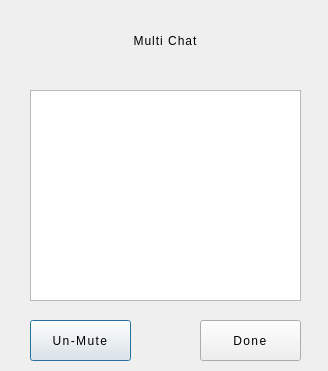
<?xml version="1.0" encoding="UTF-8"?>
<ui version="4.0">
 <class>MuteList</class>
 <widget class="QDialog" name="MuteList">
  <property name="geometry">
   <rect>
    <x>0</x>
    <y>0</y>
    <width>328</width>
    <height>371</height>
   </rect>
  </property>
  <property name="windowTitle">
   <string>Multi Chat</string>
  </property>
  <property name="styleSheet">
   <string notr="true">QDialog {
background-color: '#0d3d4c';
}</string>
  </property>
  <widget class="QLabel" name="lineLabel">
   <property name="geometry">
    <rect>
     <x>65</x>
     <y>70</y>
     <width>201</width>
     <height>4</height>
    </rect>
   </property>
   <property name="styleSheet">
    <string notr="true">QLabel {
	background-color: '#101014';
	border-radius: 2px;
}</string>
   </property>
   <property name="text">
    <string/>
   </property>
  </widget>
  <widget class="QLabel" name="titleLabel">
   <property name="geometry">
    <rect>
     <x>55</x>
     <y>20</y>
     <width>221</width>
     <height>41</height>
    </rect>
   </property>
   <property name="styleSheet">
    <string notr="true">QLabel {
	font: 700 30pt &quot;Yu Gothic UI&quot;;
	letter-spacing: 1px;
	color: '#e3e3e3';
}</string>
   </property>
   <property name="text">
    <string>Multi Chat</string>
   </property>
   <property name="alignment">
    <set>Qt::AlignCenter</set>
   </property>
  </widget>
  <widget class="QTableView" name="mutedTable">
   <property name="geometry">
    <rect>
     <x>30</x>
     <y>90</y>
     <width>271</width>
     <height>211</height>
    </rect>
   </property>
   <property name="focusPolicy">
    <enum>Qt::ClickFocus</enum>
   </property>
   <property name="styleSheet">
    <string notr="true">QTableView {
background-color: '#0d3d4c';
border: 5px solid  '#101014';
gridline-color:  '#1a1818';
selection-background-color: rgb(84, 13, 43);
letter-spacing: 1.1px;
font: 700 15pt &quot;Yu Gothic UI&quot;;
}
QHeaderView::section {
border-color:  '#101014';
color: '#e3e3e3';
font: 700 19pt &quot;Yu Gothic UI&quot;;
background-color: '#0d3d4c';
height: 65px;
}

QTableView::item{
background-color: '#0d3d4c';
color: '#e3e3e3';
font: 700 15pt &quot;Yu Gothic UI&quot;;
}

QTableView::item:selected {
background-color: rgb(102, 16, 53);
}</string>
   </property>
   <property name="verticalScrollBarPolicy">
    <enum>Qt::ScrollBarAlwaysOff</enum>
   </property>
   <property name="horizontalScrollBarPolicy">
    <enum>Qt::ScrollBarAlwaysOff</enum>
   </property>
   <property name="sizeAdjustPolicy">
    <enum>QAbstractScrollArea::AdjustToContents</enum>
   </property>
   <property name="editTriggers">
    <set>QAbstractItemView::NoEditTriggers</set>
   </property>
   <property name="gridStyle">
    <enum>Qt::SolidLine</enum>
   </property>
   <attribute name="verticalHeaderVisible">
    <bool>true</bool>
   </attribute>
  </widget>
  <widget class="QPushButton" name="unMuteBtn">
   <property name="geometry">
    <rect>
     <x>30</x>
     <y>320</y>
     <width>101</width>
     <height>41</height>
    </rect>
   </property>
   <property name="styleSheet">
    <string notr="true">QPushButton {
	border: 4px solid '#101014';
	font: 700 14pt &quot;Yu Gothic UI&quot;;
	letter-spacing: 1.4px;
	color: '#e3e3e3';
}

QPushButton::hover {
	background-color: '#0c2f3a';
}</string>
   </property>
   <property name="text">
    <string>Un-Mute</string>
   </property>
  </widget>
  <widget class="QPushButton" name="doneBtn">
   <property name="geometry">
    <rect>
     <x>200</x>
     <y>320</y>
     <width>101</width>
     <height>41</height>
    </rect>
   </property>
   <property name="styleSheet">
    <string notr="true">QPushButton {
	border: 4px solid '#101014';
	font: 700 14pt &quot;Yu Gothic UI&quot;;
	letter-spacing: 1.4px;
	color: '#e3e3e3';
}

QPushButton::hover {
	background-color: '#0c2f3a';
}</string>
   </property>
   <property name="text">
    <string>Done</string>
   </property>
  </widget>
 </widget>
 <resources/>
 <connections/>
</ui>
